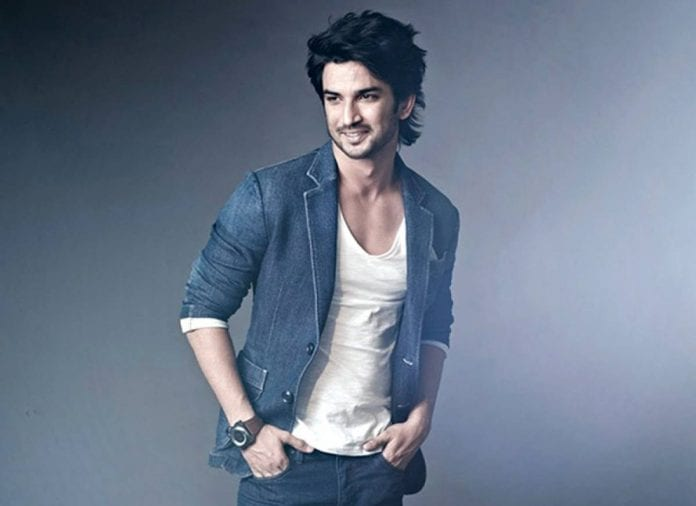
#> input picture hero.jpg, 696 x 506 px, found by its file name
$ python opencv_face_detect.py
#> lines starting #> are read from the running program, lines starting #| are printed output that depends on the picture; after the words box and inside, x2 and y2 are one past the last pixel; in counts of white or black regions, pixels touching at a corner belong together
# -*- coding: utf-8 -*-
"""opencv_face_detect.ipynb

Automatically generated by Colaboratory.

Original file is located at
    https://colab.research.google.com/drive/14kxHlD5GDCwnkHkvSV2ewKX2Zc6Hipk7

> Upload Image
"""

from google.colab import files
file=files.upload()
#> the answer given: hero.jpg

"""import libaray"""

import numpy as np
import cv2, os
import matplotlib.pyplot as plt

"""Detecting face and eye using Haar Cascade Classifier"""

face_cascade = cv2.CascadeClassifier('/content/haarcascade_frontalface_default.xml')
eye_cascade = cv2.CascadeClassifier('/content/haarcascade_eye.xml')
img = cv2.imread('/content/hero.jpg')
#> img is the input picture: shape (506, 696, 3); mean B, G, R 139.5, 120.5, 107.6
gray = cv2.cvtColor(img, cv2.COLOR_BGR2GRAY)
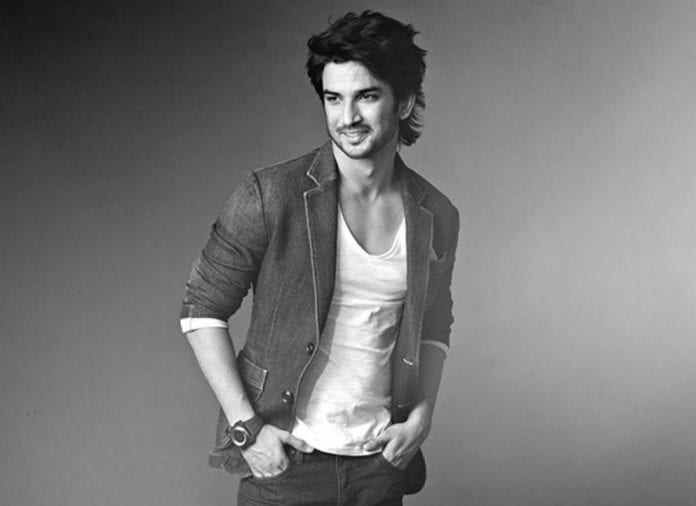
#> gray: shape (506, 696); min 1, max 255, mean 118.8
faces = face_cascade.detectMultiScale(gray, 1.3, 5)
#> faces = [[307, 65, 88, 88]]
print(faces)
#| [[307  65  88  88]]

"""make rectangle"""

for (x,y,w,h) in faces:
    img = cv2.rectangle(img,(x,y),(x+w,y+h),(255,0,0),2)
    roi_gray = gray[y:y+h, x:x+w]
    roi_color = img[y:y+h, x:x+w]
    eyes = eye_cascade.detectMultiScale(roi_gray)
    for (ex,ey,ew,eh) in eyes:
        cv2.rectangle(roi_color,(ex,ey),(ex+ew,ey+eh),(0,255,0),2)
#> this loop made 1 pass
#> (x, y, w, h, eyes) on pass 1: (307, 65, 88, 88, [[46, 19, 24, 24], [14, 21, 24, 24]])
#> pass 1, `img = cv2.rectangle(img,(x,y),(x+w,y+h),(255,0,0),2)`:
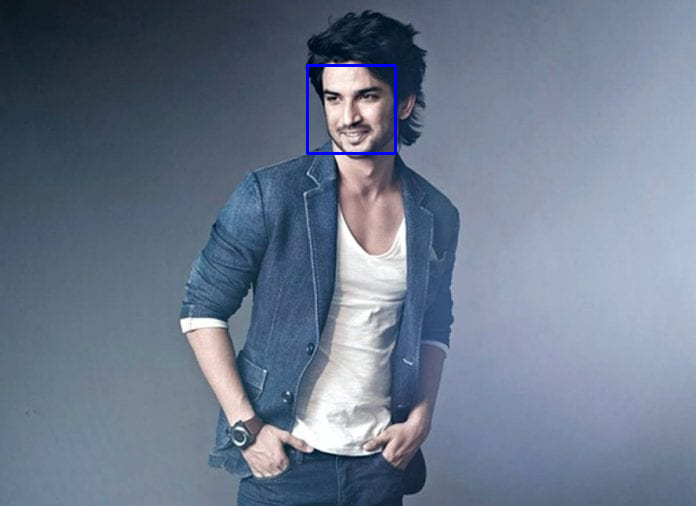
#> img: shape (506, 696, 3); 0.3% of pixels changed, all inside (x1, y1, x2, y2) = (306, 64, 397, 155)
#> pass 1, `roi_gray = gray[y:y+h, x:x+w]`:
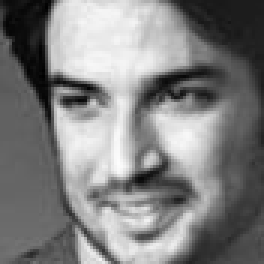
#> roi_gray: shape (88, 88) (shown 3 times larger); min 1, max 253, mean 128.4
#> pass 1, `roi_color = img[y:y+h, x:x+w]`:
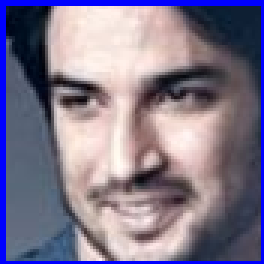
#> roi_color: shape (88, 88, 3) (shown 3 times larger); mean B, G, R 140.6, 118.9, 128
#> after the loop:
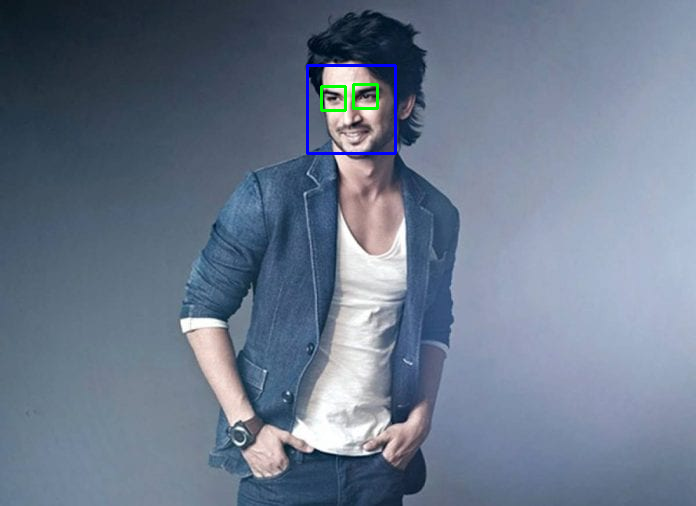
#> img: shape (506, 696, 3); 0.16% of pixels changed, all inside (x1, y1, x2, y2) = (320, 83, 379, 112)
#> after the loop:
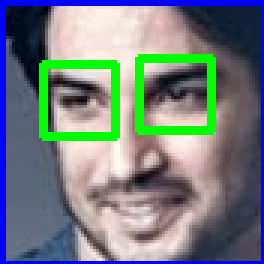
#> roi_color: shape (88, 88, 3) (shown 3 times larger); 7.33% of pixels changed, all inside (x1, y1, x2, y2) = (13, 18, 72, 47)
plt.grid(None)
plt.xticks([])
plt.yticks([])
imgplot = plt.imshow(img)
